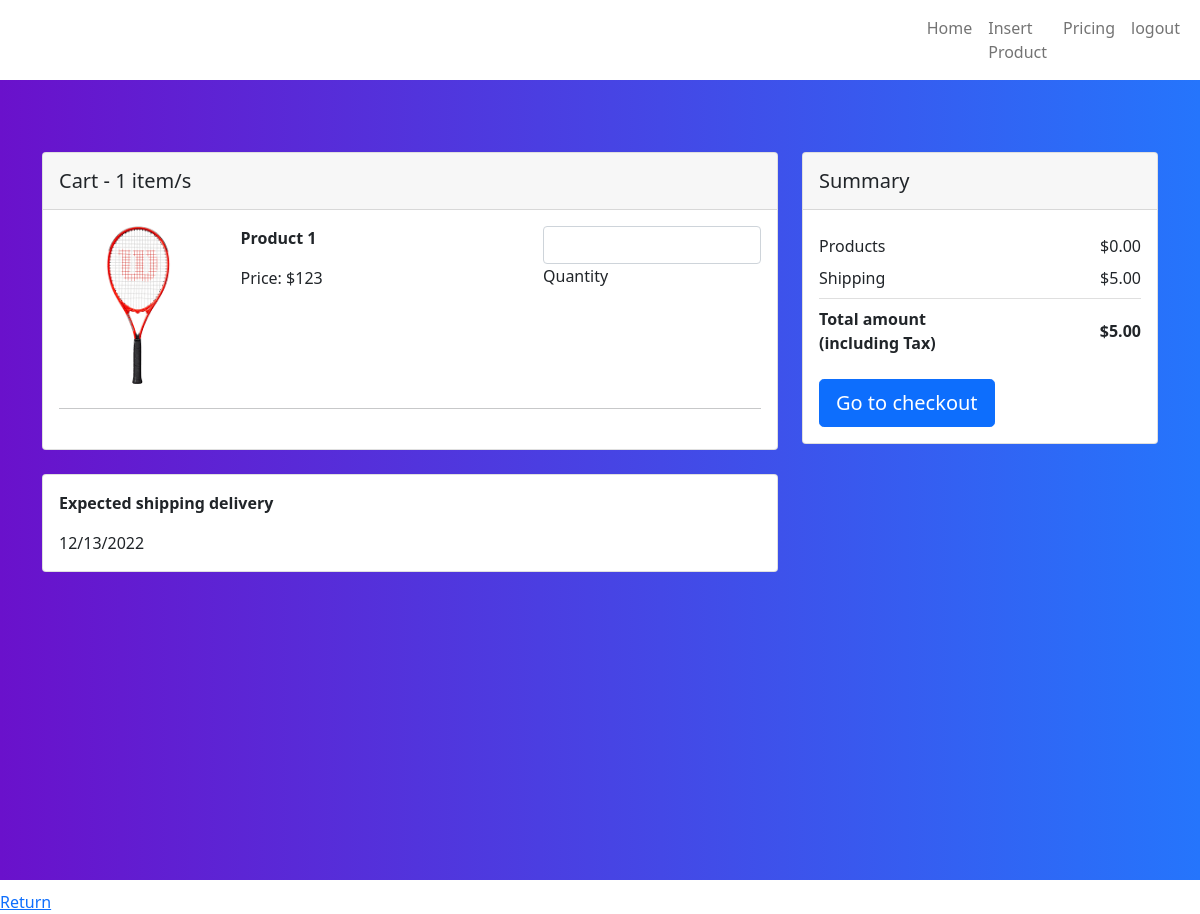
Screenshot of /cartpage.php?Product_ID=1 with the database file from the repository.
### tables this page shows
CREATE TABLE `product` (
  `Product_ID` int(12) NOT NULL,
  `Name` varchar(200) NOT NULL,
  `brand_id` int(11) NOT NULL,
  `Price` decimal(15,0) NOT NULL,
  `category_id` int(11) NOT NULL,
  `Quantity` int(12) NOT NULL,
  `Images` varchar(500) NOT NULL
);

### cartpage.php (the view, shortened to what this page needs)
<?php
include("config.php");
if (isset($_REQUEST['Product_ID']) && $_REQUEST['Product_ID'] != "")
{
  $Product_ID = $_REQUEST['Product_ID'];
  $result = mysqli_query($con,"SELECT * FROM `Product` WHERE `Product_ID`='$Product_ID'");
}
?>
<html>
<head>
    <link href="https://cdn.jsdelivr.net/npm/bootstrap@5.0.2/dist/css/bootstrap.min.css" rel="stylesheet"
>
    <link rel="stylesheet" href="https://cdn.jsdelivr.net/npm/bootstrap-icons@1.5.0/font/bootstrap-icons.css">
</head>
    <nav class="navbar navbar-expand-lg navbar-light bg-white">
        <div class="container-fluid">
            <div class="collapse navbar-collapse" id="navbarExample01">
                <ul class="navbar-nav me-auto mb-2 mb-lg-0">
                    <li class="nav-item active">
                        <a class="nav-link" aria-current="page" href="#">Home</a>
                    </li>
                    <li class="nav-item">
                        <a class="nav-link" href="product.php">Insert Product</a>
                    </li>
                    <li class="nav-item">
                        <a class="nav-link" href="#">Pricing</a>
                    </li>
                    <li class="nav-item">
                        <a class="nav-link" href="customerlogin.php">logout</a>
                    </li>
                </ul>
            </div>
        </div>
    </nav>
<section class="h-100 gradient-custom">
<form method="post" action="cartpage.php">
  <div class="container py-5">
<?php
  if (isset($_SESSION["shopping_cart"])) {
    $total_price = 0;
  ?>
    <div class="row d-flex justify-content-center my-4">
      <div class="col-md-8">
        <div class="card mb-4">
          <div class="card-header py-3">
            <h5 class="mb-0">Cart - <?php
  echo count(array_keys($_SESSION["shopping_cart"]));
?> item/s</h5>
          </div>
          <div class="card-body">
            <?php
    foreach ($_SESSION["shopping_cart"] as $product) {
            ?>
            <div class="row">
              <div class="col-lg-3 col-md-12 mb-4 mb-lg-0">
                <div class="bg-image hover-overlay hover-zoom ripple rounded" data-mdb-ripple-color="light">
                  <img src="pictures/<?php echo $product["Images"]; ?>"
                    class="w-100" alt=<?php echo $product["Name"]; ?> />
                </div>
              </div>
              <div class="col-lg-5 col-md-6 mb-4 mb-lg-0">
                <p><strong><?php echo $product["Name"]; ?></strong></p>
                <p>Price: $<?php echo $product["Price"]; ?></p>
              </div>
              <div class="col-lg-4 col-md-6 mb-4 mb-lg-0">
                <div class="d-flex mb-4" style="max-width: 300px">
                    <div class="form-outline">
                    <input id="form1" min="0" name="quantity" value="<?php echo $product["quantity"]; ?>"
                       type="number" class="form-control" onchange="this.form.submit" />
                    <label class="form-label" for="form1">Quantity</label>
                  </div>
                </div>
              </div>
            </div>
            <?php
      $total_price += ($product["Price"] * $product["quantity"]  );
    }
  }
  else
{
	echo "<h3>Your cart is empty!</h3>";
    exit;
	}
          ?>
            <hr class="my-4" />
          </div>
        </div>
        <div class="card mb-4">
          <div class="card-body">
            <p><strong>Expected shipping delivery</strong></p>
            <p class="mb-0"></p>
          </div>
        </div>
      </div>
      <div class="col-md-4">
        <div class="card mb-4">
          <div class="card-header py-3">
            <h5 class="mb-0">Summary</h5>
          </div>
          <div class="card-body">
            <ul class="list-group list-group-flush">
              <li
                class="list-group-item d-flex justify-content-between align-items-center border-0 px-0 pb-0">
                Products
                <span>$<?php echo number_format($total_price, 2, '.', '') ?></span>
              </li>
              <li class="list-group-item d-flex justify-content-between align-items-center px-0">
                Shipping
                <span>$5.00</span>
              </li>
              <li
                class="list-group-item d-flex justify-content-between align-items-center border-0 px-0 mb-3">
                <div>
                  <strong>Total amount</strong>
                  <strong>
                    <p class="mb-0">(including Tax)</p>
                  </strong>
                </div>
                <span><strong>$<?php echo number_format($total_price + 5, 2, '.', ''); ?></strong></span>
              </li>
            </ul>
            <button type="button" class="btn btn-primary btn-lg btn-block">
              Go to checkout
            </button>
          </div>
        </div>
      </div>
    </div>
  </div>
  </form>
</section>
<a href="customerhome.php">Return</a>
</body>
</html>

### cartpage.php (style rules this page uses)
.gradient-custom { background: #6a11cb; background: -webkit-linear-gradient(to right, rgba(106, 17, 203, 1), rgba(37, 117, 252, 1)); background: linear-gradient(to right, rgba(106, 17, 203, 1), rgba(37, 117, 252, 1)) }

### rows the page displays
product: Images (picture), Name "Product 1", Price "123"

### other values shown
count(array_keys($_SESSION["shopping_cart"])) "1"
$total_price "0.00"
$total_price + 5 "5.00"
